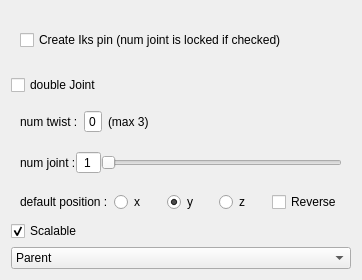
<?xml version="1.0" encoding="UTF-8"?>
<ui version="4.0">
    <class>Form</class>
    <widget class="QWidget" name="Form">
        <property name="geometry">
            <rect>
                <x>0</x>
                <y>0</y>
                <width>362</width>
                <height>280</height>
            </rect>
        </property>
        <property name="windowTitle">
            <string>Form</string>
        </property>
        <layout class="QVBoxLayout" name="verticalLayout">
            <item>
                <widget class="QWidget" name="createIks_widget" native="true">
                    <layout class="QHBoxLayout" name="horizontalLayout_3">
                        <item>
                            <widget class="QCheckBox" name="ikPins_chbx">
                                <property name="text">
                                    <string>Create Iks pin (num joint is locked if checked)</string>
                                </property>
                            </widget>
                        </item>
                    </layout>
                </widget>
            </item>
            <item>
                <widget class="QCheckBox" name="doubleJoint_ckb">
                    <property name="text">
                        <string>double Joint</string>
                    </property>
                </widget>
            </item>
            <item>
                <widget class="QWidget" name="allOptions_widget" native="true">
                    <layout class="QVBoxLayout" name="verticalLayout_2">
                        <property name="spacing">
                            <number>0</number>
                        </property>
                        <property name="margin">
                            <number>0</number>
                        </property>
                        <item>
                            <widget class="QWidget" name="numTwist_widget" native="true">
                                <layout class="QHBoxLayout" name="horizontalLayout">
                                    <item>
                                        <widget class="QLabel" name="label">
                                            <property name="text">
                                                <string>num twist :</string>
                                            </property>
                                        </widget>
                                    </item>
                                    <item>
                                        <widget class="QSpinBox" name="numTwist_box">
                                            <property name="buttonSymbols">
                                                <enum>QAbstractSpinBox::NoButtons</enum>
                                            </property>
                                            <property name="maximum">
                                                <number>3</number>
                                            </property>
                                        </widget>
                                    </item>
                                    <item>
                                        <widget class="QLabel" name="label_3">
                                            <property name="text">
                                                <string>(max 3)</string>
                                            </property>
                                        </widget>
                                    </item>
                                    <item>
                                        <widget class="QLabel" name="label_2">
                                            <property name="sizePolicy">
                                                <sizepolicy hsizetype="MinimumExpanding" vsizetype="Preferred">
                                                    <horstretch>0</horstretch>
                                                    <verstretch>0</verstretch>
                                                </sizepolicy>
                                            </property>
                                            <property name="text">
                                                <string/>
                                            </property>
                                        </widget>
                                    </item>
                                </layout>
                            </widget>
                        </item>
                        <item>
                            <widget class="QWidget" name="jointNum_widget" native="true">
                                <layout class="QHBoxLayout" name="jointNum_layout">
                                    <property name="spacing">
                                        <number>0</number>
                                    </property>
                                    <item>
                                        <widget class="QLabel" name="label_5">
                                            <property name="text">
                                                <string>num joint :</string>
                                            </property>
                                        </widget>
                                    </item>
                                    <item>
                                        <widget class="QSpinBox" name="numJoint_num">
                                            <property name="maximumSize">
                                                <size>
                                                    <width>30</width>
                                                    <height>16777215</height>
                                                </size>
                                            </property>
                                            <property name="alignment">
                                                <set>Qt::AlignCenter</set>
                                            </property>
                                            <property name="buttonSymbols">
                                                <enum>QAbstractSpinBox::NoButtons</enum>
                                            </property>
                                            <property name="suffix">
                                                <string/>
                                            </property>
                                            <property name="minimum">
                                                <number>1</number>
                                            </property>
                                            <property name="value">
                                                <number>1</number>
                                            </property>
                                        </widget>
                                    </item>
                                    <item>
                                        <widget class="QSlider" name="numJoint_slider">
                                            <property name="minimum">
                                                <number>1</number>
                                            </property>
                                            <property name="value">
                                                <number>1</number>
                                            </property>
                                            <property name="orientation">
                                                <enum>Qt::Horizontal</enum>
                                            </property>
                                        </widget>
                                    </item>
                                </layout>
                            </widget>
                        </item>
                        <item>
                            <widget class="QWidget" name="defaultPosition_widget" native="true">
                                <layout class="QHBoxLayout" name="horizontalLayout_2">
                                    <item>
                                        <widget class="QLabel" name="label_4">
                                            <property name="text">
                                                <string>default position :</string>
                                            </property>
                                        </widget>
                                    </item>
                                    <item>
                                        <widget class="QRadioButton" name="defaultX_radioBtn">
                                            <property name="text">
                                                <string>x</string>
                                            </property>
                                        </widget>
                                    </item>
                                    <item>
                                        <widget class="QRadioButton" name="defaultY_radioBtn">
                                            <property name="text">
                                                <string>y</string>
                                            </property>
                                            <property name="checked">
                                                <bool>true</bool>
                                            </property>
                                        </widget>
                                    </item>
                                    <item>
                                        <widget class="QRadioButton" name="defaultZ_radioBtn">
                                            <property name="text">
                                                <string>z</string>
                                            </property>
                                        </widget>
                                    </item>
                                    <item>
                                        <widget class="QCheckBox" name="reverseOri_ckb">
                                            <property name="text">
                                                <string>Reverse</string>
                                            </property>
                                        </widget>
                                    </item>
                                </layout>
                            </widget>
                        </item>
                        <item>
                            <widget class="QCheckBox" name="scalable_chbx">
                                <property name="text">
                                    <string>Scalable</string>
                                </property>
                                <property name="checkable">
                                    <bool>true</bool>
                                </property>
                                <property name="checked">
                                    <bool>true</bool>
                                </property>
                            </widget>
                        </item>
                    </layout>
                </widget>
            </item>
            <item>
                <widget class="QComboBox" name="typeSpace_qcb">
                    <property name="layoutDirection">
                        <enum>Qt::LeftToRight</enum>
                    </property>
                    <item>
                        <property name="text">
                            <string>Parent</string>
                        </property>
                    </item>
                    <item>
                        <property name="text">
                            <string>Point</string>
                        </property>
                    </item>
                    <item>
                        <property name="text">
                            <string>Orient</string>
                        </property>
                    </item>
                </widget>
            </item>
        </layout>
    </widget>
    <resources/>
    <connections/>
</ui>
